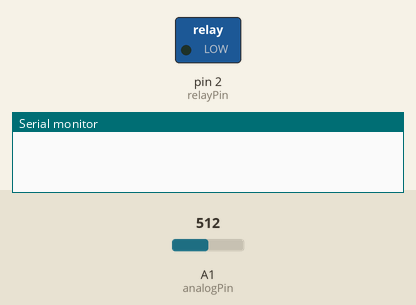
Bench run of a sketch on a simulated Arduino Uno, built with avr-gcc and run on an emulated ATmega328P. On the bench: switched loads named in the sketch (green lamp = pin HIGH), the last lines printed to the serial monitor. The inputs (shaded band) are chosen by the test bench; at power-on: A1 (analogPin) = 512.

Above: at 0.1 s.
At 1.1 s:
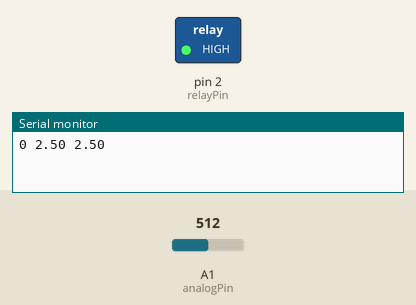
Timing chart, 0 to 2.6 s (numbered marks = the images above):
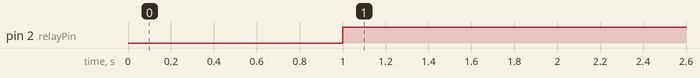

The sketch:

reader.ino
```cpp
const int analogPin = A1; // Analog pin til spændingsmåling
float Vmax = 5.0;         // Arduinos analoge reference (typisk 5V)
const int relayPin = 2;   // vi sætter relæ inputter til Pin 2

void setup() {
  Serial.begin(9600);
  pinMode(analogPin, INPUT);
  pinMode(relayPin, OUTPUT);
}

void loop() {
  int sensorValue = analogRead(analogPin);
  float voltage = sensorValue * (Vmax / 1023.0);
  delay(1000);

  if (voltage > 4.0) {
    digitalWrite(relayPin, LOW);
    NotprintLoop(5);
  } else {
    digitalWrite(relayPin, HIGH);
    NotprintLoop(0);
  }
}

void NotprintLoop (int gridValue) {
  int count = 0;
  while (count < 5) {
    int sensorValue =
    analogRead(analogPin);
    float voltage = sensorValue* (Vmax / 1023.0);
    float gridUsage = gridValue + voltage;
    Serial.print(gridValue);
    Serial.print(" ");
    Serial.print(voltage);
    Serial.print(" ");
    Serial.print(gridUsage);
    Serial.println("");
    count += 1;
    delay(500);
  }
}
```

Measured:
- by itself, pin 2 (relayPin): LOW → HIGH at 1.0 s
